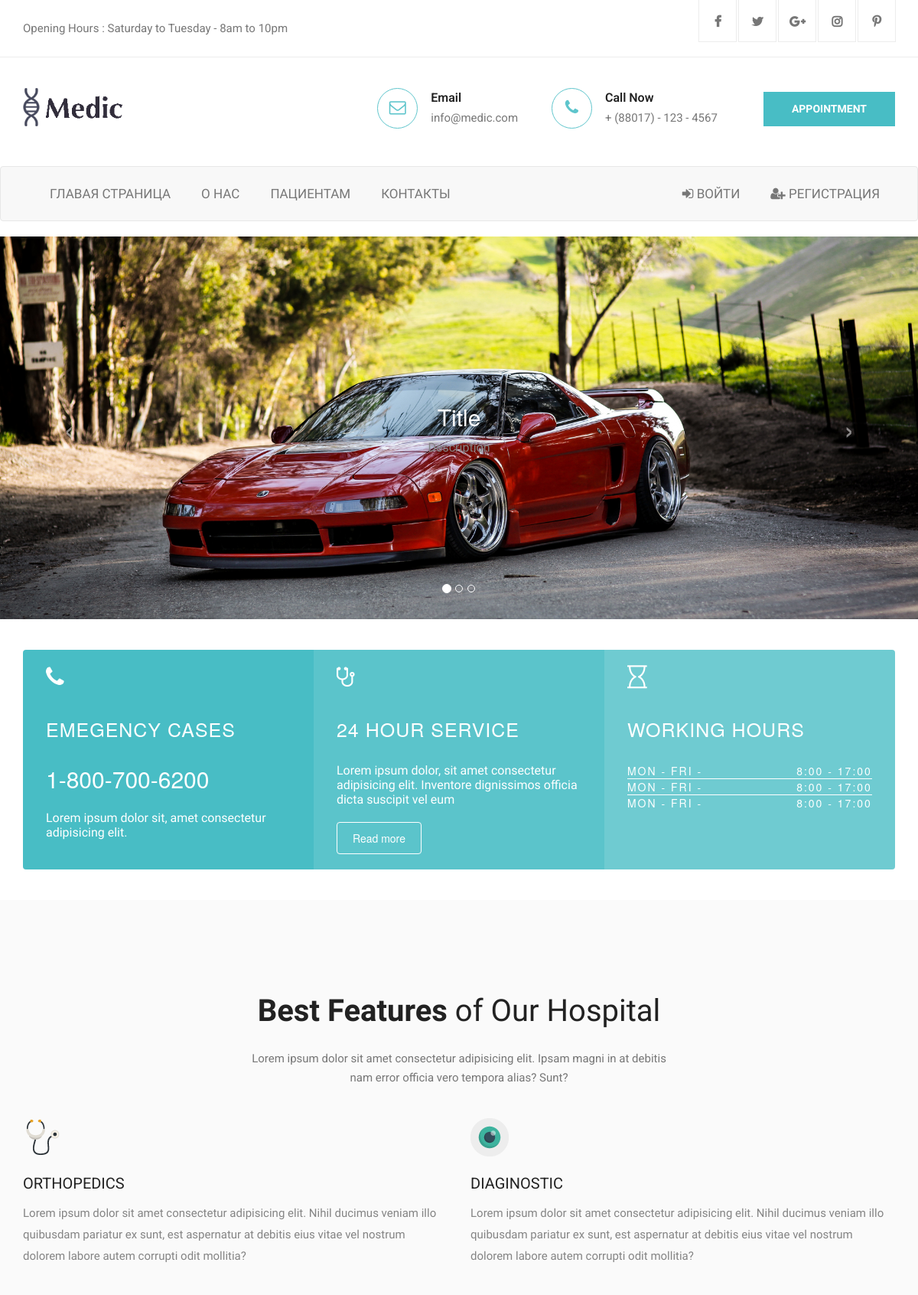
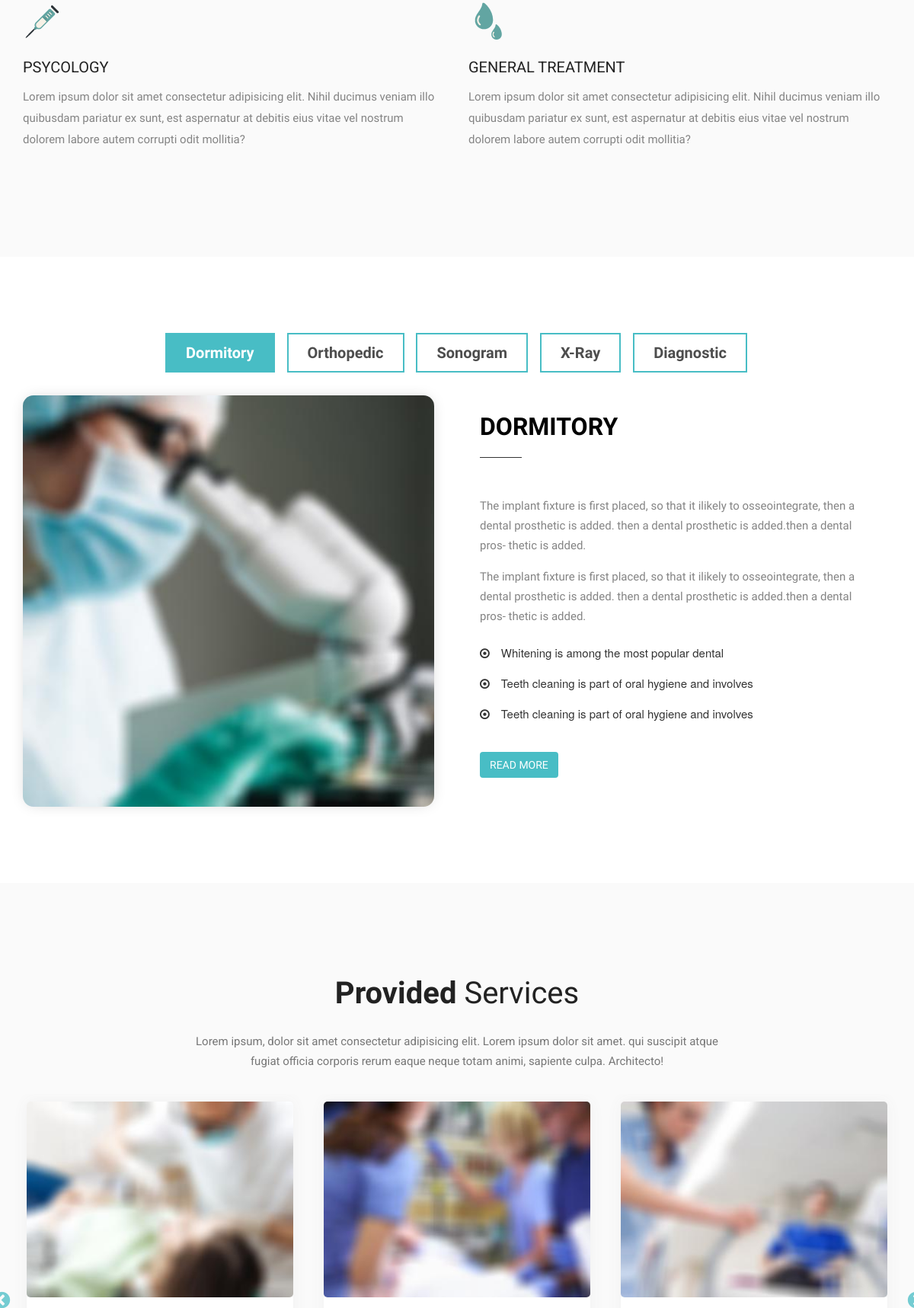
The page / (upper part) on the database its author committed (2 pictures, top to bottom).
### models.py (models this page shows, shortened)
class SliderItem(db.Model):
    id = db.Column(db.Integer, primary_key=True)
    title = db.Column(db.String(100))
    description = db.Column(db.Text)
    file_path = db.Column(db.String(200))
    news_id = db.Column(db.Integer, db.ForeignKey('news.id'))
    news = db.relationship('NewsItem', backref='sliders')

### views.py (the view)
@app.route('/')
def index():
    slider_items = SliderItem.query.all()
    return render_template('index.html', slider_items=slider_items)

### views.py (called while the page is built)
@app.context_processor
def inject_user():
    return dict(current_user=current_user)

### templates/index.html (shortened to what this page needs)
{% extends "base.html" %}
{% block container_class %}p-0 m-0{% endblock %}
{% block content %}
<div id="hero-carousel" class="carousel slide" data-ride="carousel">
    <ol class="carousel-indicators">
      {% for slide in slider_items %}
        <li data-target="#hero-carousel" data-slide-to="{{ loop.index0 }}" class="{% if loop.index == 1 %}active{% endif %}"></li>
      {% endfor %}
    </ol>
    <div class="carousel-inner">
      {% for slide in slider_items %}
        <div class="item {% if loop.index == 1 %}active{% endif %}">
          <div class="hero-area bg_cover d-flex align-items-center" style="background-image:url('{{ url_for('static', filename='uploads/slider/' ~ slide.file_path) }}'); height: 500px;">
            <div class="container">
              <div class="row">
                <div class="col-md-12 text-center">
                  <div class="hero-content text-white">
                    <h2 class="title">{{ slide.title }}</h2>
                    <p>{{ slide.description }}</p>
                  </div>
                </div>
              </div>
            </div>
          </div>
        </div>
      {% endfor %}
    </div>
    <a class="left carousel-control" href="#hero-carousel" data-slide="prev">
        <span style="font-size: 40px;">‹</span>
      </a>
      <a class="right carousel-control" href="#hero-carousel" data-slide="next">
        <span style="font-size: 40px;">›</span>
      </a>
  </div>
<section class="cta">
    <div class="container">
        <div class="row">
            <div class="col-md-12">
                <div class="cta-block">
                    <div class="emmergency item">
                        <i class="fa fa-phone"></i>
                        <h2>Emegency Cases</h2>
                        <a href="#">1-800-700-6200</a>
                        <p>Lorem ipsum dolor sit, amet consectetur adipisicing elit.</p>
                    </div>
                    <div class="top-doctor item">
                        <i class="fa fa-stethoscope"></i>
                        <h2>24 Hour Service</h2>
                        <p>Lorem ipsum dolor, sit amet consectetur adipisicing elit. Inventore dignissimos officia dicta suscipit vel eum</p>
                        <a href="#" class="btn btn-main">Read more</a>
                    </div>
                    <div class="working-time item">
                        <i class="fa fa-hourglass-o"></i>
                        <h2>Working Hours</h2>
                        <ul class="w-hours">
                            <li>Mon - Fri - <span>8:00 - 17:00</span></li>
                            <li>Mon - Fri - <span>8:00 - 17:00</span></li>
                            <li>Mon - Fri - <span>8:00 - 17:00</span></li>
                        </ul>
                    </div>
                </div>
            </div>
        </div>
    </div>
</section>
    <section class="feature-section section bg-gray">
        <div class="container">
            <div class="row">
                <div class="col-sm-12 col-xs-12">
                    <div class="image-content">
                        <div class="section-title text-center">
                            <h3>
                                Best Features
                                <span>of Our Hospital</span>
                            </h3>
                            <p>
                                Lorem ipsum dolor sit amet consectetur adipisicing elit. Ipsam magni in at debitis <br />
                                nam error officia vero tempora alias? Sunt?
                            </p>
                        </div>
                        <div class="row">
                            <div class="col-sm-6">
                                <div class="item">
                                    <div class="icon-box">
                                        <figure>
                                            <a href="#">
                                                <img src="{{ url_for('static', filename='images/resource/1.png') }}" alt="" />
                                            </a>
                                        </figure>
                                    </div>
                                    <h6>Orthopedics</h6>
                                    <p>
                                        Lorem ipsum dolor sit amet consectetur adipisicing elit. Nihil ducimus veniam illo quibusdam pariatur ex sunt, est aspernatur at debitis eius vitae vel nostrum dolorem labore autem corrupti
                                        odit mollitia?
                                    </p>
                                </div>
                            </div>
                            <div class="col-sm-6">
                                <div class="item">
                                    <div class="icon-box">
                                        <figure>
                                            <a href="#">
                                                <img src="{{ url_for('static', filename='images/resource/2.png') }}" alt="" />
                                            </a>
                                        </figure>
                                    </div>
                                    <h6>Diaginostic</h6>
                                    <p>
                                        Lorem ipsum dolor sit amet consectetur adipisicing elit. Nihil ducimus veniam illo quibusdam pariatur ex sunt, est aspernatur at debitis eius vitae vel nostrum dolorem labore autem corrupti
                                        odit mollitia?
                                    </p>
                                </div>
                            </div>
                            <div class="col-sm-6">
                                <div class="item">
                                    <div class="icon-box">
                                        <figure>
                                            <a href="#">
                                                <img src="{{ url_for('static', filename='images/resource/3.png') }}" alt="" />
                                            </a>
                                        </figure>
                                    </div>
                                    <h6>Psycology</h6>
                                    <p>
                                        Lorem ipsum dolor sit amet consectetur adipisicing elit. Nihil ducimus veniam illo quibusdam pariatur ex sunt, est aspernatur at debitis eius vitae vel nostrum dolorem labore autem corrupti
                                        odit mollitia?
                                    </p>
                                </div>
                            </div>
                            <div class="col-sm-6">
                                <div class="item">
                                    <div class="icon-box">
                                        <figure>
                                            <a href="#">
                                                <img src="{{ url_for('static', filename='images/resource/4.png') }}" alt="" />
                                            </a>
                                        </figure>
                                    </div>
                                    <h6>General Treatment</h6>
                                    <p>
                                        Lorem ipsum dolor sit amet consectetur adipisicing elit. Nihil ducimus veniam illo quibusdam pariatur ex sunt, est aspernatur at debitis eius vitae vel nostrum dolorem labore autem corrupti
                                        odit mollitia?
                                    </p>
                                </div>
                            </div>
                        </div>
                    </div>
                </div>
            </div>
        </div>
    </section>
    <section class="service-tab-section section">
        <div class="outer-box clearfix">
            <div class="container">
                <div class="row">
                    <div class="col-md-12">
                        <div class="tabs">
                            <ul class="nav nav-tabs" role="tablist">
                                <li role="presentation" class="active">
                                    <a href="#dormitory" data-toggle="tab">dormitory</a>
                                </li>
                                <li role="presentation">
                                    <a href="#orthopedic" data-toggle="tab">orthopedic</a>
                                </li>
                                <li role="presentation">
                                    <a href="#sonogram" data-toggle="tab">sonogram</a>
                                </li>
                                <li role="presentation">
                                    <a href="#x-ray" data-toggle="tab">x-ray</a>
                                </li>
                                <li role="presentation">
                                    <a href="#diagnostic" data-toggle="tab">diagnostic</a>
                                </li>
                            </ul>
                        </div>
                        <div class="tab-content">
                            <div class="service-box tab-pane fade in active row" id="dormitory">
                                <div class="col-md-6">
                                    <img class="img-responsive" src="{{ url_for('static', filename='images/services/service-one.jpg') }}" alt="service-image" />
                                </div>
                                <div class="col-md-6">
                                    <div class="contents">
                                        <div class="section-title">
                                            <h3>dormitory</h3>
                                        </div>
                                        <div class="text">
                                            <p>The implant fixture is first placed, so that it ilikely to osseointegrate, then a dental prosthetic is added. then a dental prosthetic is added.then a dental pros- thetic is added.</p>
                                            <p>The implant fixture is first placed, so that it ilikely to osseointegrate, then a dental prosthetic is added. then a dental prosthetic is added.then a dental pros- thetic is added.</p>
                                        </div>
                                        <ul class="content-list">
                                            <li><i class="fa fa-dot-circle-o"></i>Whitening is among the most popular dental</li>
                                            <li><i class="fa fa-dot-circle-o"></i>Teeth cleaning is part of oral hygiene and involves</li>
                                            <li><i class="fa fa-dot-circle-o"></i>Teeth cleaning is part of oral hygiene and involves</li>
                                        </ul>
                                        <a href="#" class="btn btn-style-one">Read more</a>
                                    </div>
                                </div>
                            </div>
                        </div>
                    </div>
                </div>
            </div>
        </div>
    </section>
    <section class="service-section bg-gray section">
        <div class="container">
            <div class="section-title text-center">
                <h3>
                    Provided
                    <span>Services</span>
                </h3>
                <p>
                    Lorem ipsum, dolor sit amet consectetur adipisicing elit. Lorem ipsum dolor sit amet. qui suscipit atque <br />
                    fugiat officia corporis rerum eaque neque totam animi, sapiente culpa. Architecto!
                </p>
            </div>
            <div class="row items-container clearfix">
                <div class="item">
                    <div class="inner-box">
                        <div class="img_holder">
                            <a href="service.html">
                                <img src="{{ url_for('static', filename='images/gallery/1.jpg') }}" alt="images" class="img-responsive" />
                            </a>
                        </div>
                        <div class="image-content text-center">
                        </div>
                    </div>
                </div>
                <div class="item">
                    <div class="inner-box">
                        <div class="img_holder">
                            <a href="service.html">
                                <img src="{{ url_for('static', filename='images/gallery/2.jpg') }}" alt="images" class="img-responsive" />
                            </a>
                        </div>
                        <div class="image-content text-center">
                        </div>
                    </div>
                </div>
                <div class="item">
                    <div class="inner-box">
                        <div class="img_holder">
                            <a href="service.html">
                                <img src="{{ url_for('static', filename='images/gallery/3.jpg') }}" alt="images" class="img-responsive" />
                            </a>
                        </div>
                        <div class="image-content text-center">
                        </div>
                    </div>
                </div>
            </div>
        </div>
    </section>
</div>
{% endblock %}

### rows shown on the page
SliderItem: file_path (picture), title "Title", description "Description"
